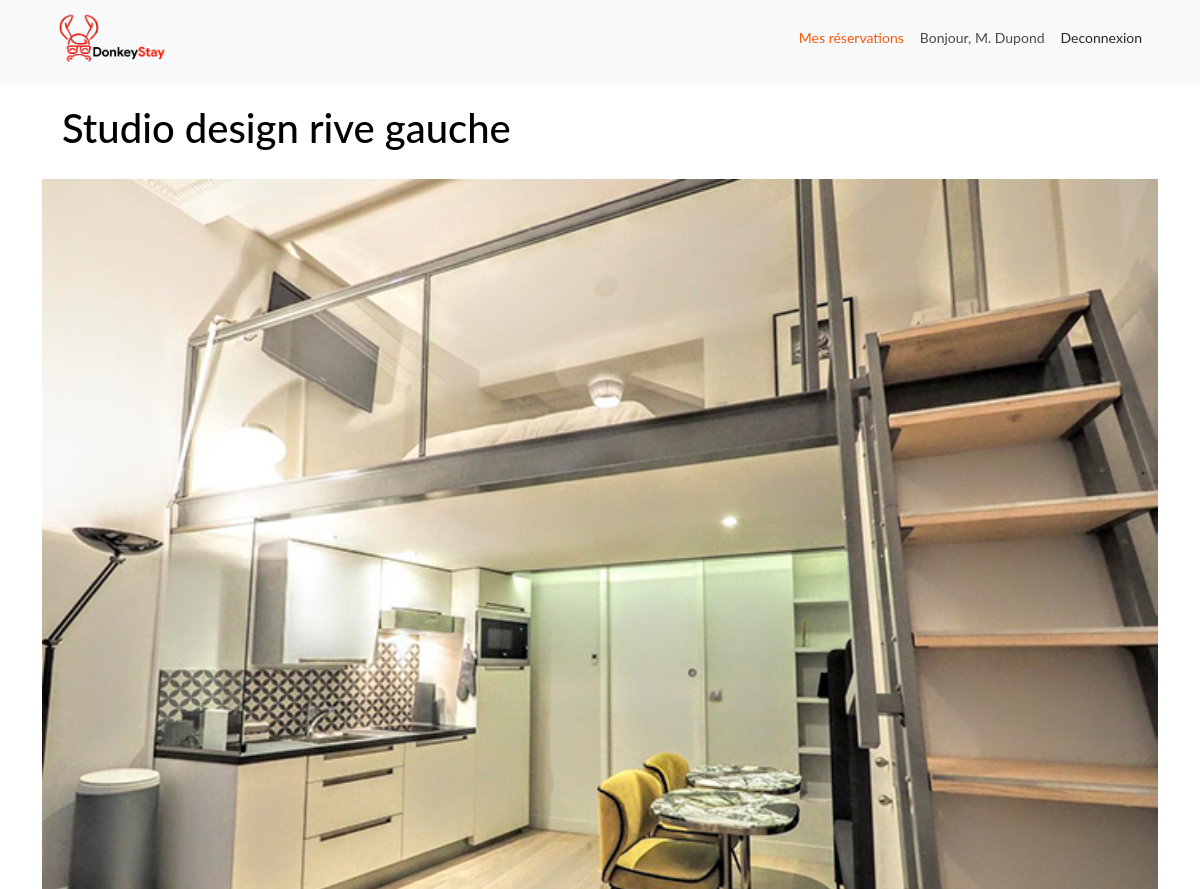
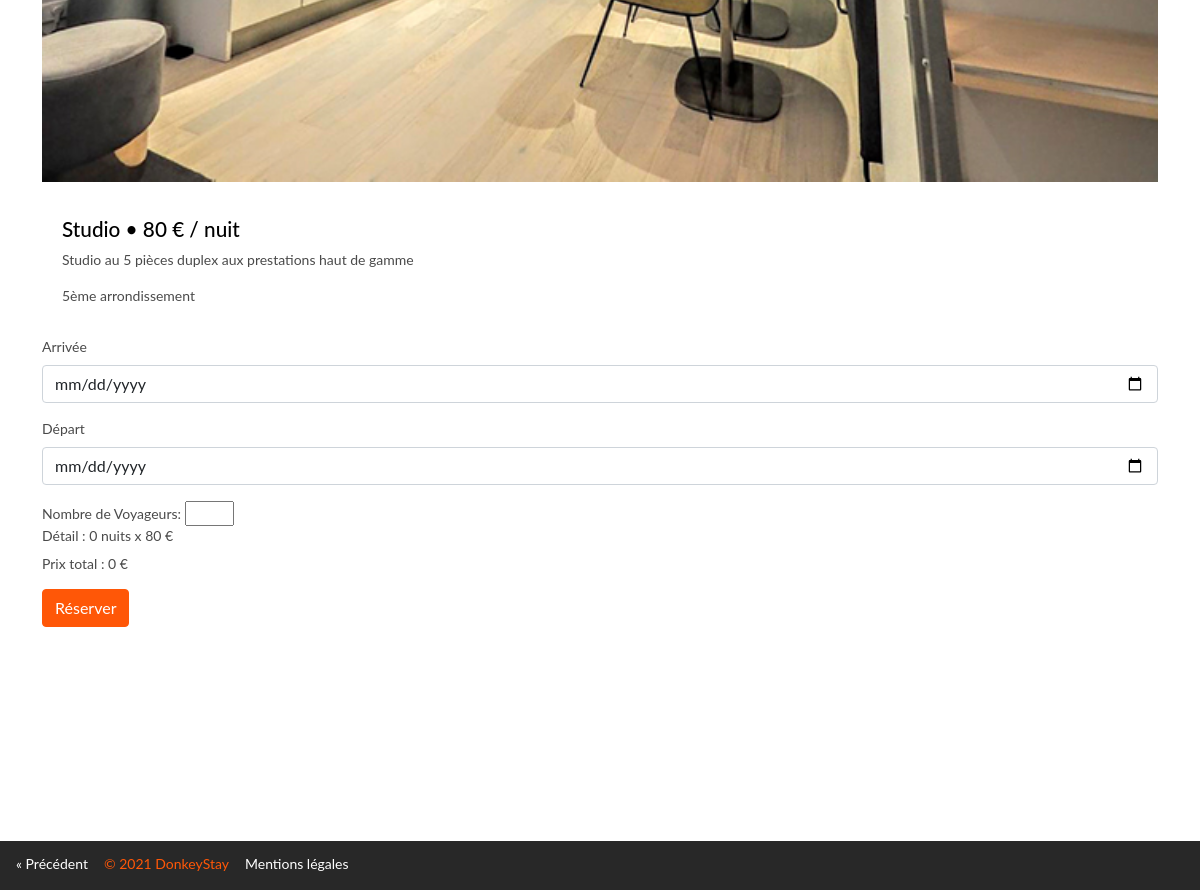
The app's page /rooms.php?id=1 (signed in) with its own data (2 pictures, top to bottom).
### tables this page shows
CREATE TABLE `rental` (
  `id` int NOT NULL AUTO_INCREMENT,
  `title` varchar(50) NOT NULL,
  `description` varchar(200) DEFAULT NULL,
  `adult` int NOT NULL,
  `child` int DEFAULT NULL,
  `price` int DEFAULT NULL,
  `image_id` int DEFAULT NULL,
  `type_id` int DEFAULT NULL,
  `location_id` int DEFAULT NULL,
  PRIMARY KEY (`id`),
  KEY `images_id_idx` (`image_id`),
  KEY `type_id_idx` (`type_id`),
  KEY `location_id_idx` (`location_id`),
  CONSTRAINT `images_id` FOREIGN KEY (`image_id`) REFERENCES `image` (`id`) ON DELETE CASCADE ON UPDATE CASCADE,
  CONSTRAINT `location_id` FOREIGN KEY (`location_id`) REFERENCES `location` (`id`),
  CONSTRAINT `type_id` FOREIGN KEY (`type_id`) REFERENCES `type` (`id`)
);

CREATE TABLE `image` (
  `id` int NOT NULL AUTO_INCREMENT,
  `image_url` text,
  `describe` varchar(200) DEFAULT NULL,
  PRIMARY KEY (`id`)
);

CREATE TABLE `type` (
  `id` int NOT NULL AUTO_INCREMENT,
  `type` varchar(200) NOT NULL,
  PRIMARY KEY (`id`)
);

CREATE TABLE `location` (
  `id` int NOT NULL AUTO_INCREMENT,
  `district` varchar(45) DEFAULT NULL,
  `city` varchar(45) DEFAULT NULL,
  PRIMARY KEY (`id`)
);

### rooms.php (the view, shortened to what this page needs)
<?php
include "db_conn.php";
if (isset($_SESSION['id']) && isset($_SESSION['lastname'])) {
    ?>
  <nav class="navbar navbar-light bg-light">
    <div class="container">
        <a class="navbar-brand" href="/search.php">
          <img src="/uploads/logo.png" alt="logo"/>
        </a>
        <div class="btn-group" role="group" aria-label="Basic example">
            <a href="user.php" class="booking">Mes réservations</a>
            <p class="hello">Bonjour, <?php echo "M. ". $_SESSION['lastname']?> </p>
            <a href="logout.php" class="logout">Deconnexion</a>
        </div>
    </div>
  </nav>
    <?php
} else {
        header("Location: form_login.php");
        exit();
    }
    $rental_id = $_GET['id'];
    $sql = "SELECT * FROM `rental`
    WHERE rental.id=$rental_id";
    $result=mysqli_query($conn, $sql);
    $row = mysqli_fetch_assoc($result);
        $checkin = $_SESSION['check-in'];
        $checkout = $_SESSION['check-out'];
        $rental_price = $row['price'];
        $date1 = new DateTime($checkin);
        $date2 = new DateTime($checkout);
        $diff = $date1->diff($date2);
        $booking_price = $diff->days * $rental_price;
    $sql1 = "SELECT rental.id, rental.title, rental.description, rental.price, rental.image_id, image.image_url, rental.type_id, rental.location_id, location.district, type.type FROM rental
        JOIN image ON rental.image_id = image.id
        JOIN type ON rental.type_id = type.id
        JOIN location on rental.location_id = location.id
        WHERE rental.id=$rental_id";
    $result1 = $conn->query($sql1);
    $row2 = mysqli_fetch_assoc($result1);
    ?>
<!doctype html>
<html lang="fr">
  <head>
    <link href="https://cdn.jsdelivr.net/npm/bootstrap@5.0.2/dist/css/bootstrap.min.css" rel="stylesheet">
    <link href="/listing/style.css" rel="stylesheet">
  </head>
  <body>
  <div class=container>
      <?php
      if ($row2) {
          ?>
        <div class="item js-marker"><br>
        <h1><?php echo $row2["title"] ?></h2> <br>
          <img class="img-prod" src="/listing/uploads/<?=$row2['image_url']?>"> <br>
          <h4><?php echo $row2["type"] . ' • ' . $rental_price . ' € / nuit'; ?></h4>
          <p><?php echo $row2["description"] ?></p>
          <p><?php echo $row2["district"] ?></p>
        </div>
      <?php
      }?>
  </div>
    <div class = "container">
        <form method = "post">
            <div class="mb-3">
                <label for="checkin" class="form-label">Arrivée</label>
                <input type="date" class="form-control datepicker-from" id="fromDate" placeholder="" name="checkin" autocomplete="off" value="<?php echo $_SESSION['check-in'];?>">
            </div>
            <div class="mb-3">
                <label for="checkout" class="form-label">Départ</label>
                <input type="date" class="form-control datepicker-to" id="toDate" placeholder="" name="checkout" autocomplete="off" value="<?php echo $_SESSION['check-out'];?>">
            </div>
            <label for="quantity">Nombre de Voyageurs:</label>
            <input type="number" id="quantity" name="quantity" min="1" max="6" value="<?php echo $_SESSION['traveller'];?>">
            <div class="mb-3">
                <label for="checkout" class="form-label">Détail :</label>
                <span id="nbNights"><?php echo $diff->days . " nuits x " . $rental_price . " €" ;?></span><br>
                <span>Prix total : <span id="priceTotal"><?php echo $booking_price . "</span> €";?></span>
            </div>
            <button type="submit" class="btn btn-primary" name="submit" id="liveToastBtn">Réserver</button>
            <div aria-live="polite" aria-atomic="true" class="d-flex justify-content-center align-items-center" style="min-height: 200px;">
                </div>
        </form>
    </div>
    <footer>
        <div class=container-foo>
            <div>
                <a href="javascript:history.go(-1)" class="previous">&laquo; Précédent</a>
            </div>
            <div class=copyright>
                <p>© 2021 DonkeyStay</p>
            </div>
            <div>
                <a href="#" class="previous">Mentions légales</a>
            </div>
        </div>
    </footer>
</body>
</html>

### listing/style.css (style rules this page uses)
body { font-family: sans-serif; margin: 0; padding: 0; line-height: 1.4; color: #4a4a4a; }
h1, h2, h3, h4, h5, h6 { color: #000; }
.item { cursor: pointer; margin-bottom: 2rem; transition: box-shadow .3s; padding: 0 20px; }
.item h4 { margin: 1rem 0 0.5rem 0; }
.item p { margin: 0 0 1rem 0; }
.item img { width: calc(100% + 40px); margin-left: -20px; display: block; }
.logout { color:grey; }
a { text-decoration: none; display: inline-block; padding: 8px 16px; }
.previous { color: white; }
img { display: block; width: 100%; }
.navbar-brand { width: 140px; height: 68px; }
.hello { margin-top: 8.4px; }
.logout { color: #282828; }
.booking { color: #ff5707; }
footer { background-color: #282828; bottom: 0; width: 100%; padding-top: 5px; position: unset; flex-shrink: 0; display: flex; color: #ff5707; }
.copyright { margin-top:8px; }
.container-foo { display: inline-flex; }
body { font-family: "Lato", "Arial", "Helvetica Neue", sans-serif; font-weight: 400; font-size: 14px; }
h4 { font-size: calc(1.07rem + .3vw) !important; }
.btn-primary { color: #fff; background-color: #ff5707; border-color: #ff5707; }

### records on screen
rental: title "Studio design rive gauche", image.image_url (picture), type.type "Studio", price "80", description "Studio au 5 pièces duplex aux prestations haut de gamme", location.district "5ème arrondissement", price "0"

### other values on screen
$_SESSION['lastname'] "Dupond"
$diff->days "0"
